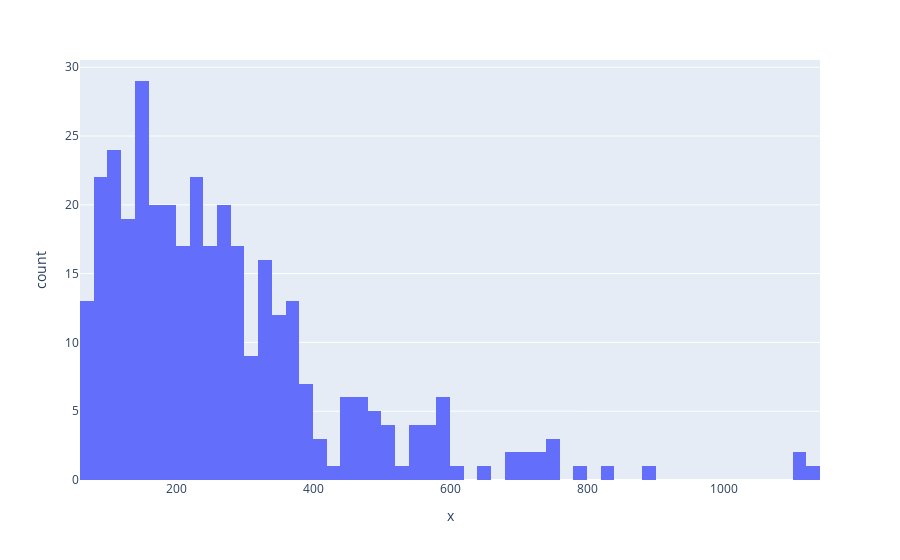

Source (notebook cell):
### Code cell
# visualize the distribution of number of words in a text
import plotly.express as px #interactive visualizations
fig = px.histogram(x = [len(nltk.word_tokenize(x)) for x in df.clean_joined], nbins = 100)
fig.show()

### Figure 1 — Plotly figure (JSON) as saved in the notebook; plotly's stock layout.template omitted (floating-point values rounded to 4 significant figures; data arrays with more than 128 entries replaced by an {"elided": "..."} marker saying what was removed)
{"data": [{"alignmentgroup": "True", "bingroup": "x", "hovertemplate": "x=%{x}<br>count=%{y}<extra></extra>", "legendgroup": "", "marker": {"color": "#636efa", "pattern": {"shape": ""}}, "name": "", "nbinsx": 100, "offsetgroup": "", "orientation": "v", "showlegend": false, "type": "histogram", "x": {"elided": "354 int values"}, "xaxis": "x", "yaxis": "y"}], "layout": {"barmode": "relative", "legend": {"tracegroupgap": 0}, "margin": {"t": 60}, "xaxis": {"anchor": "y", "domain": [0, 1], "title": {"text": "x"}}, "yaxis": {"anchor": "x", "domain": [0, 1], "title": {"text": "count"}}}}
